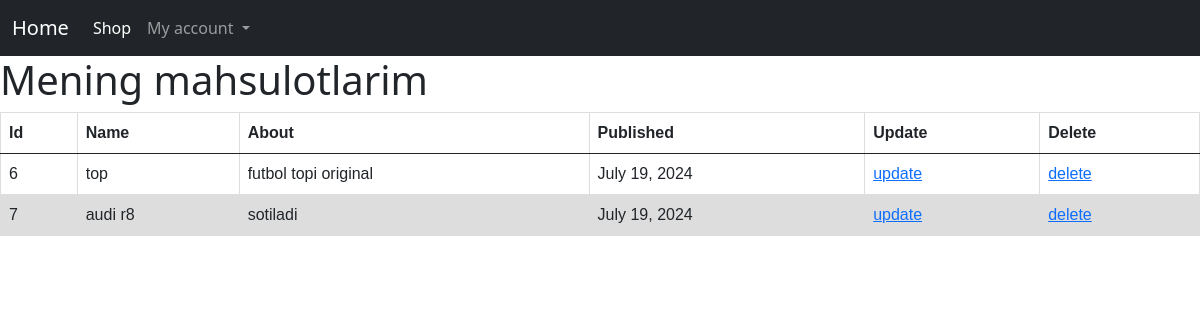
Before: /myposts/ (signed in) with the older database file.
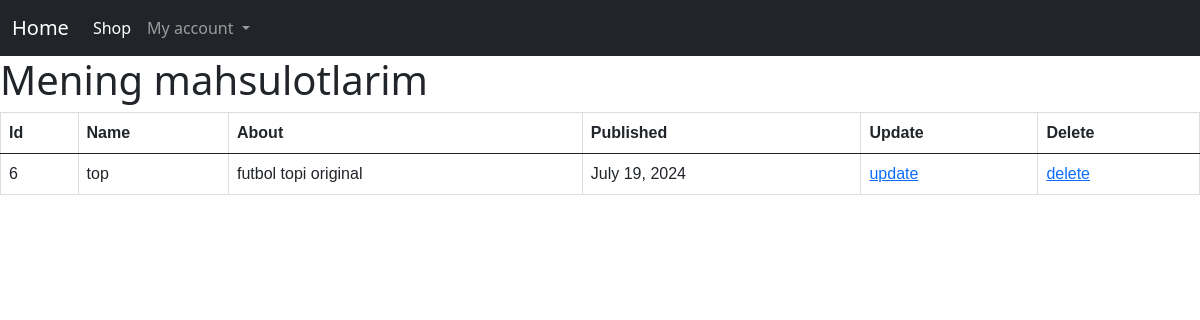
After: the same page with the newer database file.
### main/models.py (models this page shows, shortened)
class Products(models.Model):
    name = models.CharField(max_length=100)
    description = models.CharField(max_length=250)
    price = models.IntegerField()
    created = models.DateTimeField(auto_now_add=True)
    author = models.ForeignKey(get_user_model(), on_delete=models.CASCADE)

### main/views.py (the view)
# urls.py: path('myposts/', MyPosts.as_view(), name='myposts'),
class MyPosts(ListView):
    model = Products
    template_name = 'main/myposts.html'

### templates/main/myposts.html (shortened to what this page needs)
{% extends 'base.html' %}
{% load static %}
{% block css %}
<link rel="stylesheet" href="{% static 'shop.css' %}">
{% endblock css %}
{% block content %}
    <h1>Mening mahsulotlarim</h1>
      <table class="table">
        <thead>
          <tr>
            <th scope="col">Id</th>
            <th scope="col">Name</th>
            <th scope="col">About</th>
            <th scope="col">Published</th>
            <th scope="col">Update</th>
            <th scope="col">Delete</th>
          </tr>
        </thead>
        <tbody>
            {% for post in object_list %}
                {% if post.author == request.user %}
                    <tr>
                        <td>{{ post.id }}</td>
                        <td>{{ post.name }}</td>
                        <td>{{ post.description }}</td>
                        <td>{{ post.created.date }}</td>
                        <td><a href="{% url 'postedit' post.pk %}">update</a></td>
                        <td><a href="{% url 'postdelete' post.pk %}">delete</a></td>
                    </tr>
                {% endif %}
          {% endfor %}
        </tbody>
      </table>
{% endblock content %}

Changed rows visible on the page:
removed Products: id "7", name "audi r8", description "sotiladi", created "July 19, 2024"
